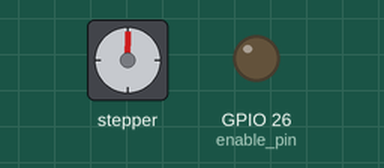
Simulated run of this program. Board: Raspberry Pi (BCM pin numbers). Shown: stepper motor, output pins drawn as LEDs (lit = HIGH). The stepper is drawn at 200 steps a turn; pins used as bus, display or sensor lines are not drawn.

Above: at 0.05 s.
At 0.2 s:
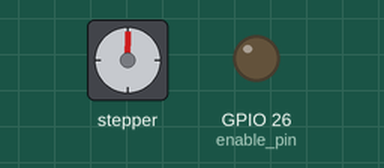
At 0.4 s:
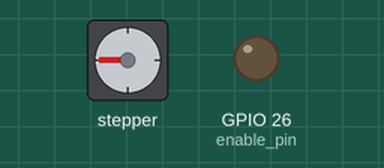
At 2.4 s:
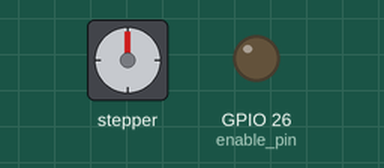
Timing chart, 0 to 5.5 s (numbered marks = the images above):
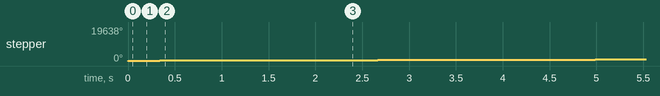

The program:

gpio_stepper.py
```python
import time
import gpiozero

step_pin = gpiozero.OutputDevice(17)
direction_pin = gpiozero.OutputDevice(6)
enable_pin = gpiozero.OutputDevice(26)

step_pin.off()
direction_pin.off()

steps_per_rotation = 200
steps = 200
speed = 0.001 # Lower is faster

def stepper(steps):
    direction_pin.on()
    for _ in range(steps):
        step_pin.on()
        time.sleep(speed)
        step_pin.off()
        time.sleep(speed)

#enable_pin.off()

#for i in range(steps):
#    print("Turning", i)
#    turn = int(steps_per_rotation / steps)

while True:
    stepper(200)
    time.sleep(2)

#enable_pin.on()
```

Measured:
- by itself, stepper: turns 360° clockwise in 0.42 s, repeating every 2.4 s
